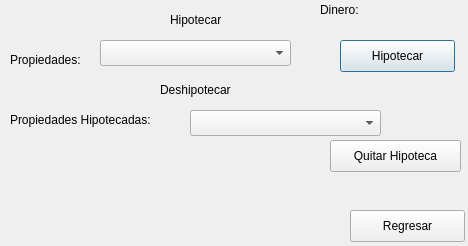
<?xml version="1.0" encoding="UTF-8"?>
<ui version="4.0">
 <class>HipotecarDialog</class>
 <widget class="QDialog" name="HipotecarDialog">
  <property name="geometry">
   <rect>
    <x>0</x>
    <y>0</y>
    <width>468</width>
    <height>246</height>
   </rect>
  </property>
  <property name="windowTitle">
   <string>Dialog</string>
  </property>
  <widget class="QLabel" name="label">
   <property name="geometry">
    <rect>
     <x>170</x>
     <y>10</y>
     <width>62</width>
     <height>19</height>
    </rect>
   </property>
   <property name="text">
    <string>Hipotecar</string>
   </property>
  </widget>
  <widget class="QComboBox" name="comboPropiedades">
   <property name="geometry">
    <rect>
     <x>100</x>
     <y>40</y>
     <width>191</width>
     <height>26</height>
    </rect>
   </property>
  </widget>
  <widget class="QLabel" name="label_2">
   <property name="geometry">
    <rect>
     <x>10</x>
     <y>50</y>
     <width>81</width>
     <height>19</height>
    </rect>
   </property>
   <property name="text">
    <string>Propiedades:</string>
   </property>
  </widget>
  <widget class="QPushButton" name="pushButton">
   <property name="geometry">
    <rect>
     <x>340</x>
     <y>40</y>
     <width>115</width>
     <height>32</height>
    </rect>
   </property>
   <property name="text">
    <string>Hipotecar</string>
   </property>
  </widget>
  <widget class="QLabel" name="label_3">
   <property name="geometry">
    <rect>
     <x>160</x>
     <y>80</y>
     <width>81</width>
     <height>19</height>
    </rect>
   </property>
   <property name="text">
    <string>Deshipotecar</string>
   </property>
  </widget>
  <widget class="QLabel" name="label_4">
   <property name="geometry">
    <rect>
     <x>10</x>
     <y>110</y>
     <width>171</width>
     <height>19</height>
    </rect>
   </property>
   <property name="text">
    <string>Propiedades Hipotecadas:</string>
   </property>
  </widget>
  <widget class="QComboBox" name="comboHipotecadas">
   <property name="geometry">
    <rect>
     <x>190</x>
     <y>110</y>
     <width>191</width>
     <height>26</height>
    </rect>
   </property>
  </widget>
  <widget class="QPushButton" name="pushButton_2">
   <property name="geometry">
    <rect>
     <x>330</x>
     <y>140</y>
     <width>131</width>
     <height>32</height>
    </rect>
   </property>
   <property name="text">
    <string>Quitar Hipoteca</string>
   </property>
  </widget>
  <widget class="QLabel" name="label_5">
   <property name="geometry">
    <rect>
     <x>320</x>
     <y>0</y>
     <width>62</width>
     <height>19</height>
    </rect>
   </property>
   <property name="text">
    <string>Dinero:</string>
   </property>
  </widget>
  <widget class="QLabel" name="dineroJugador">
   <property name="geometry">
    <rect>
     <x>310</x>
     <y>20</y>
     <width>71</width>
     <height>19</height>
    </rect>
   </property>
   <property name="text">
    <string/>
   </property>
  </widget>
  <widget class="QPushButton" name="pushButton_3">
   <property name="geometry">
    <rect>
     <x>350</x>
     <y>210</y>
     <width>115</width>
     <height>32</height>
    </rect>
   </property>
   <property name="text">
    <string>Regresar</string>
   </property>
  </widget>
 </widget>
 <resources/>
 <connections/>
</ui>
